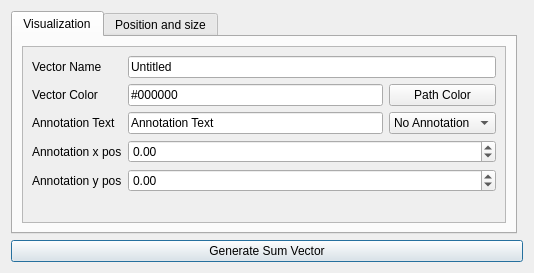
<?xml version="1.0" encoding="UTF-8"?>
<ui version="4.0">
 <class>GenerateSumVector</class>
 <widget class="QDialog" name="GenerateSumVector">
  <property name="geometry">
   <rect>
    <x>0</x>
    <y>0</y>
    <width>534</width>
    <height>273</height>
   </rect>
  </property>
  <property name="minimumSize">
   <size>
    <width>534</width>
    <height>273</height>
   </size>
  </property>
  <property name="windowTitle">
   <string>Generate Sum Vector</string>
  </property>
  <layout class="QGridLayout" name="gridLayout">
   <item row="5" column="0" colspan="2">
    <widget class="QPushButton" name="GenerateSumVectorButton">
     <property name="text">
      <string>Generate Sum Vector</string>
     </property>
     <property name="default">
      <bool>true</bool>
     </property>
    </widget>
   </item>
   <item row="0" column="0">
    <widget class="QTabWidget" name="tabWidget">
     <property name="currentIndex">
      <number>0</number>
     </property>
     <widget class="QWidget" name="tab">
      <attribute name="title">
       <string>Visualization</string>
      </attribute>
      <layout class="QGridLayout" name="gridLayout_2">
       <item row="0" column="0">
        <widget class="QScrollArea" name="scrollArea">
         <property name="widgetResizable">
          <bool>true</bool>
         </property>
         <widget class="QWidget" name="scrollAreaWidgetContents">
          <property name="geometry">
           <rect>
            <x>0</x>
            <y>0</y>
            <width>486</width>
            <height>175</height>
           </rect>
          </property>
          <layout class="QGridLayout" name="gridLayout_3">
           <item row="1" column="0">
            <widget class="QLabel" name="label_15">
             <property name="text">
              <string>Vector Color</string>
             </property>
            </widget>
           </item>
           <item row="1" column="1">
            <widget class="QLineEdit" name="VectorColorLine">
             <property name="sizePolicy">
              <sizepolicy hsizetype="Expanding" vsizetype="Fixed">
               <horstretch>0</horstretch>
               <verstretch>0</verstretch>
              </sizepolicy>
             </property>
             <property name="text">
              <string>#000000</string>
             </property>
            </widget>
           </item>
           <item row="1" column="2">
            <widget class="QPushButton" name="PathColorButton">
             <property name="sizePolicy">
              <sizepolicy hsizetype="Minimum" vsizetype="Fixed">
               <horstretch>0</horstretch>
               <verstretch>0</verstretch>
              </sizepolicy>
             </property>
             <property name="text">
              <string>Path Color</string>
             </property>
             <property name="autoDefault">
              <bool>false</bool>
             </property>
            </widget>
           </item>
           <item row="5" column="1" colspan="2">
            <widget class="QDoubleSpinBox" name="AnnotationYLine">
             <property name="minimum">
              <double>-999999999.990000009536743</double>
             </property>
             <property name="maximum">
              <double>999999999.990000009536743</double>
             </property>
            </widget>
           </item>
           <item row="5" column="0">
            <widget class="QLabel" name="label_19">
             <property name="text">
              <string>Annotation y pos</string>
             </property>
            </widget>
           </item>
           <item row="0" column="1" colspan="2">
            <widget class="QLineEdit" name="VectorNameLine">
             <property name="text">
              <string>Untitled</string>
             </property>
            </widget>
           </item>
           <item row="4" column="1" colspan="2">
            <widget class="QDoubleSpinBox" name="AnnotationXLine">
             <property name="minimum">
              <double>-999999999.990000009536743</double>
             </property>
             <property name="maximum">
              <double>999999999.990000009536743</double>
             </property>
            </widget>
           </item>
           <item row="4" column="0">
            <widget class="QLabel" name="label_18">
             <property name="text">
              <string>Annotation x pos</string>
             </property>
            </widget>
           </item>
           <item row="3" column="0">
            <widget class="QLabel" name="label_16">
             <property name="text">
              <string>Annotation Text</string>
             </property>
            </widget>
           </item>
           <item row="6" column="0" colspan="3">
            <spacer name="verticalSpacer">
             <property name="orientation">
              <enum>Qt::Vertical</enum>
             </property>
             <property name="sizeHint" stdset="0">
              <size>
               <width>20</width>
               <height>40</height>
              </size>
             </property>
            </spacer>
           </item>
           <item row="0" column="0">
            <widget class="QLabel" name="label_17">
             <property name="text">
              <string>Vector Name</string>
             </property>
            </widget>
           </item>
           <item row="3" column="1">
            <widget class="QLineEdit" name="AnnotationTextLine">
             <property name="text">
              <string>Annotation Text</string>
             </property>
            </widget>
           </item>
           <item row="3" column="2">
            <widget class="QComboBox" name="AnnonationMetod">
             <property name="sizePolicy">
              <sizepolicy hsizetype="Minimum" vsizetype="Fixed">
               <horstretch>0</horstretch>
               <verstretch>0</verstretch>
              </sizepolicy>
             </property>
             <item>
              <property name="text">
               <string>No Annotation</string>
              </property>
             </item>
             <item>
              <property name="text">
               <string>Annotation</string>
              </property>
             </item>
            </widget>
           </item>
          </layout>
         </widget>
        </widget>
       </item>
      </layout>
     </widget>
     <widget class="QWidget" name="tab_2">
      <attribute name="title">
       <string>Position and size</string>
      </attribute>
      <layout class="QGridLayout" name="gridLayout_4">
       <item row="0" column="0">
        <widget class="QScrollArea" name="scrollArea_2">
         <property name="widgetResizable">
          <bool>true</bool>
         </property>
         <widget class="QWidget" name="scrollAreaWidgetContents_2">
          <property name="geometry">
           <rect>
            <x>0</x>
            <y>0</y>
            <width>486</width>
            <height>175</height>
           </rect>
          </property>
          <layout class="QGridLayout" name="gridLayout_5">
           <item row="1" column="1">
            <widget class="QDoubleSpinBox" name="point_of_origin_y_Line">
             <property name="sizePolicy">
              <sizepolicy hsizetype="Expanding" vsizetype="Fixed">
               <horstretch>0</horstretch>
               <verstretch>0</verstretch>
              </sizepolicy>
             </property>
             <property name="minimum">
              <double>-999999999.000000000000000</double>
             </property>
             <property name="maximum">
              <double>999999999.000000000000000</double>
             </property>
             <property name="singleStep">
              <double>0.100000000000000</double>
             </property>
            </widget>
           </item>
           <item row="0" column="0">
            <widget class="QLabel" name="label_2">
             <property name="text">
              <string>point of origin x</string>
             </property>
            </widget>
           </item>
           <item row="3" column="1">
            <widget class="QComboBox" name="ComboSecondVectors">
             <property name="sizePolicy">
              <sizepolicy hsizetype="Expanding" vsizetype="Fixed">
               <horstretch>0</horstretch>
               <verstretch>0</verstretch>
              </sizepolicy>
             </property>
            </widget>
           </item>
           <item row="1" column="0">
            <widget class="QLabel" name="label">
             <property name="text">
              <string>point of origin y</string>
             </property>
            </widget>
           </item>
           <item row="0" column="1">
            <widget class="QDoubleSpinBox" name="point_of_origin_x_Line">
             <property name="sizePolicy">
              <sizepolicy hsizetype="Expanding" vsizetype="Fixed">
               <horstretch>0</horstretch>
               <verstretch>0</verstretch>
              </sizepolicy>
             </property>
             <property name="minimum">
              <double>-999999999.000000000000000</double>
             </property>
             <property name="maximum">
              <double>999999999.000000000000000</double>
             </property>
             <property name="singleStep">
              <double>0.100000000000000</double>
             </property>
            </widget>
           </item>
           <item row="2" column="0">
            <widget class="QLabel" name="label_3">
             <property name="text">
              <string>First Vector</string>
             </property>
            </widget>
           </item>
           <item row="2" column="1">
            <widget class="QComboBox" name="ComboFirstVectors">
             <property name="sizePolicy">
              <sizepolicy hsizetype="Expanding" vsizetype="Fixed">
               <horstretch>0</horstretch>
               <verstretch>0</verstretch>
              </sizepolicy>
             </property>
            </widget>
           </item>
           <item row="3" column="0">
            <widget class="QLabel" name="label_4">
             <property name="text">
              <string>Second Vector</string>
             </property>
            </widget>
           </item>
           <item row="4" column="0" colspan="2">
            <spacer name="verticalSpacer_2">
             <property name="orientation">
              <enum>Qt::Vertical</enum>
             </property>
             <property name="sizeHint" stdset="0">
              <size>
               <width>20</width>
               <height>40</height>
              </size>
             </property>
            </spacer>
           </item>
          </layout>
         </widget>
        </widget>
       </item>
      </layout>
     </widget>
    </widget>
   </item>
  </layout>
 </widget>
 <resources/>
 <connections/>
</ui>
